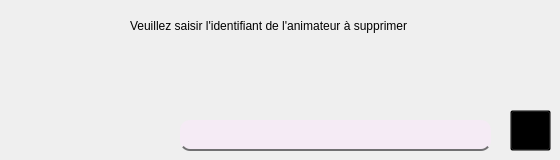
      <widget class="QWidget" name="suppanim_org">
       <attribute name="title">
        <string>Supression</string>
       </attribute>
       <widget class="QLabel" name="car_matriculeLabel_9_org">
        <property name="geometry">
         <rect>
          <x>130</x>
          <y>10</y>
          <width>401</width>
          <height>31</height>
         </rect>
        </property>
        <property name="styleSheet">
         <string notr="true">background:transparent;
</string>
        </property>
        <property name="text">
         <string>Veuillez saisir l'identifiant de l'animateur à supprimer</string>
        </property>
       </widget>
       <widget class="QLineEdit" name="lineEdit_supprimer_org">
        <property name="geometry">
         <rect>
          <x>180</x>
          <y>120</y>
          <width>311</width>
          <height>31</height>
         </rect>
        </property>
        <property name="styleSheet">
         <string notr="true">background:transparent;
font: italic 12pt &quot;Century Gothic&quot;;
color : white;
border-bottom:2px solid#717072;
border-color: qconicalgradient(cx:0.5, cy:0.5, angle:0, stop:0 rgba(35, 40, 3, 255), stop:0.16 rgba(136, 106, 22, 255), stop:0.225 rgba(166, 140, 41, 255), stop:0.285 rgba(204, 181, 74, 255), stop:0.345 rgba(235, 219, 102, 255), stop:0.415 rgba(245, 236, 112, 255), stop:0.52 rgba(209, 190, 76, 255), stop:0.57 rgba(187, 156, 51, 255), stop:0.635 rgba(168, 142, 42, 255), stop:0.695 rgba(202, 174, 68, 255), stop:0.75 rgba(218, 202, 86, 255), stop:0.815 rgba(208, 187, 73, 255), stop:0.88 rgba(187, 156, 51, 255), stop:0.935 rgba(137, 108, 26, 255), stop:1 rgba(35, 40, 3, 255));
background-color: rgb(245, 235, 245);

border-radius:10px;
</string>
        </property>
       </widget>
       <widget class="QPushButton" name="pushButton_3_org">
        <property name="geometry">
         <rect>
          <x>510</x>
          <y>110</y>
          <width>41</width>
          <height>41</height>
         </rect>
        </property>
        <property name="toolTip">
         <string>Supprimer</string>
        </property>
        <property name="styleSheet">
         <string notr="true">image: url(:/img/trash.png);
background : transparent;</string>
        </property>
        <property name="text">
         <string/>
        </property>
       </widget>
      </widget>
